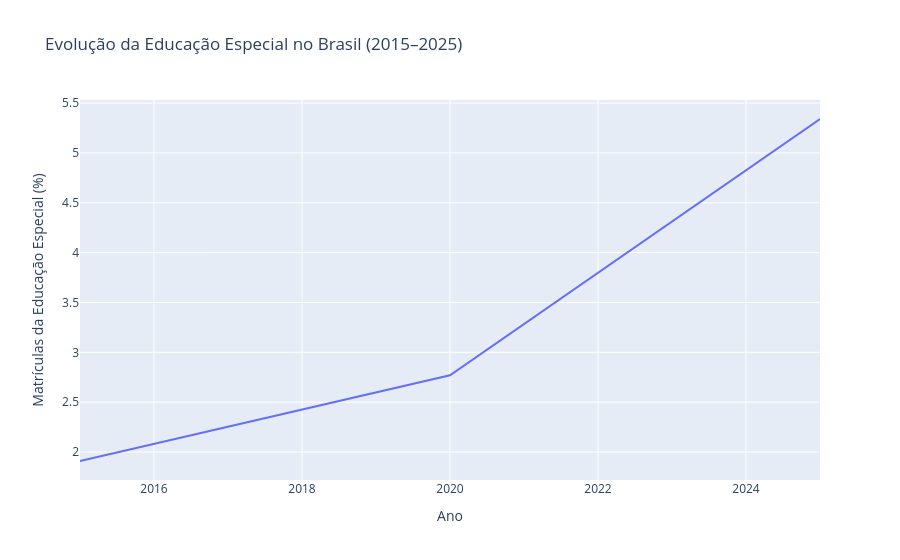

The cell this chart's notebook holds for it:
### Code cell
# Pergunta 1:
# Como evoluíram as matrículas da educação especial entre 2015 e 2025, em comparação com o total da educação básica?

# Aqui, a resposta será dada por meio da porcentagem de matrículas de alunos especiais com relação às matrículas totais.
# A visualização será dada por meio uma série temporal com intervalos de 5 anos.

tabelas = {
    2015: (tb_11_2015, tb_138_2015),
    2020: (tb_11_2020, tb_138_2020),
    2025: (tb_11_2025, tb_155_2025)
}

# Função para limpar a tabela e retirar as inconsistências que as células mescladas induzem na análise dos dados
def limpar(df):
    df = df.iloc[:, :5].copy()
    df.columns = ["Região", "Estado", "Município", "IBGE", "Total"]

    df["Total"] = pd.to_numeric(df["Total"], errors="coerce")
    df["IBGE"] = pd.to_numeric(df["IBGE"], errors="coerce").astype("Int64")
    df = df[df["Total"].notna()].copy()
    
    for coluna in ["Região", "Estado", "Município"]:
        df[coluna] = df[coluna].astype("string").str.strip().replace("", pd.NA)
        df[coluna] = df[coluna].replace("<NA>", "-")

    df["id"] = "REG:" + df["Região"]
    df.loc[df["Estado"].notna(), "id"] = "UF:" + df["Estado"]
    df.loc[df["IBGE"].notna(), "id"] = "MUN:" + df["IBGE"].astype("string")

    df = df.dropna(subset=["id"])
    return df.set_index("id")


# Monta a view a partir das localidades de 2025 (escolhemos utilizar os padrões de 2025 e não os de 2015 e 2020)
view = limpar(tb_11_2025)[["Região", "Estado", "Município", "IBGE"]].copy()

# Calcula os percentuais
for ano, (basica, especial) in tabelas.items():
    total = limpar(basica)["Total"]
    esp = limpar(especial)["Total"]

    view[ano] = (esp / total * 100).round(2)

view = view.reset_index(drop=True)

display(view)


#Utilizando o Altair, podemos projetar uma série temporal num plano bidimensional:

view_brasil = view.loc[view["Região"] == "Brasil"].melt(var_name="Ano", value_name = "Percentual")

display(view_brasil)

# Gráfico bidimensional
fig = px.line(view_brasil, x = "Ano", y = "Percentual", title = "Evolução da Educação Especial no Brasil (2015–2025)", 
              labels = {"Ano": "Ano", "Percentual": "Matrículas da Educação Especial (%)"})
fig.show()

### Figure 1 — Plotly figure (JSON) as saved in the notebook; plotly's stock layout.template omitted (floating-point values rounded to 4 significant figures)
{"data": [{"hovertemplate": "Ano=%{x}<br>Matrículas da Educação Especial (%)=%{y}<extra></extra>", "legendgroup": "", "line": {"color": "#636efa", "dash": "solid"}, "marker": {"symbol": "circle"}, "mode": "lines", "name": "", "orientation": "v", "showlegend": false, "type": "scatter", "x": ["Região", "Estado", "Município", "IBGE", 2015, 2020, 2025], "xaxis": "x", "y": ["Brasil", null, null, null, 1.91, 2.77, 5.34], "yaxis": "y"}], "layout": {"legend": {"tracegroupgap": 0}, "title": {"text": "Evolução da Educação Especial no Brasil (2015–2025)"}, "xaxis": {"anchor": "y", "domain": [0, 1], "title": {"text": "Ano"}}, "yaxis": {"anchor": "x", "domain": [0, 1], "title": {"text": "Matrículas da Educação Especial (%)"}}}}
